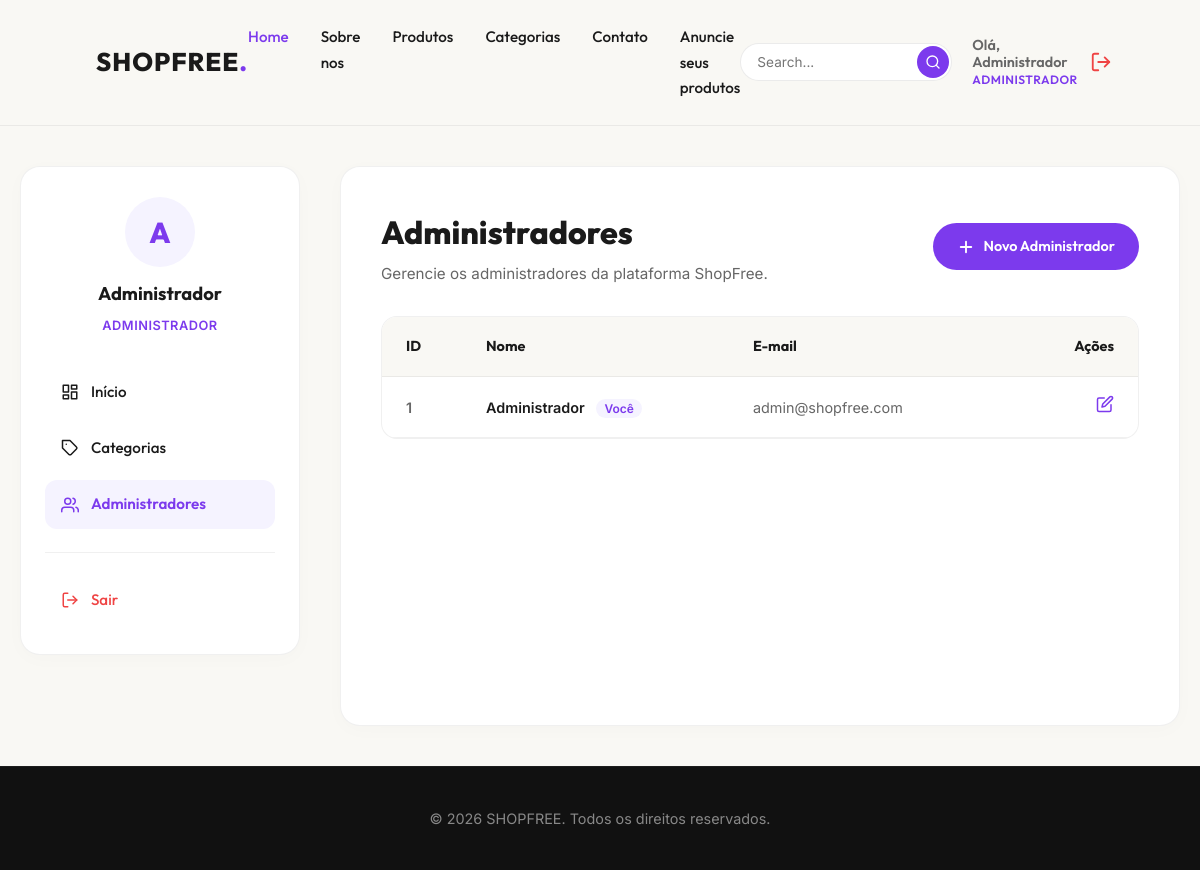
The page /admin/admins (signed in) on the database its author committed.
### tables this page shows
CREATE TABLE IF NOT EXISTS user (
    id INT AUTO_INCREMENT PRIMARY KEY,
    role_id INT NOT NULL,
    name VARCHAR(100) NOT NULL,
    email VARCHAR(150) NOT NULL UNIQUE,
    password VARCHAR(255) NOT NULL,
    created_at TIMESTAMP DEFAULT CURRENT_TIMESTAMP,
    updated_at TIMESTAMP DEFAULT CURRENT_TIMESTAMP ON UPDATE CURRENT_TIMESTAMP,
    CONSTRAINT fk_user_role
    FOREIGN KEY (role_id) REFERENCES role(id)
    ON DELETE RESTRICT
    ON UPDATE CASCADE
);

### app/Controllers/AdminController.php (called while the page is built, shortened)
<?php
class AdminController {
    private User $userModel;
    public function __construct() {
        $this->userModel = new User();
    }
    public function listAdmins(): void {
        $admins = $this->userModel->allAdmins();
        require_once __DIR__ . '/../Views/dashboard/admin/admins/index.php';
    }
}

### index.php (called while the page is built, shortened)
<?php
spl_autoload_register(function ($class) {
    $prefix = 'App\\';
    $base_dir = __DIR__ . '/app/';
    $len = strlen($prefix);
    $relative_class = substr($class, $len);
    $file = $base_dir . str_replace('\\', '/', $relative_class) . '.php';
});
$router = new Router();
$router->get('/', [HomeController::class, 'index']);
$router->get('/contact', [HomeController::class, 'contact']);
$router->get('/contato', [HomeController::class, 'contact']);
$router->get('/about', [HomeController::class, 'about']);
$router->get('/sobre', [HomeController::class, 'about']);
$router->get('/categories', [HomeController::class, 'categories']);
$router->get('/categorias', [HomeController::class, 'categories']);
$router->get('/products', [HomeController::class, 'products']);
$router->get('/produtos', [HomeController::class, 'products']);
$router->get('/login', [AuthController::class, 'showLoginForm']);
$router->post('/login', [AuthController::class, 'login']);
$router->get('/logout', [AuthController::class, 'logout']);
$router->get('/register', [AuthController::class, 'showRegisterForm']);
$router->post('/register', [AuthController::class, 'register']);
$router->get('/seller', [AuthController::class, 'showSellerRegisterForm']);
$router->post('/seller', [AuthController::class, 'registerSeller']);
$router->get('/forgot-password', [AuthController::class, 'showForgotPasswordForm']);
$router->post('/forgot-password', [AuthController::class, 'forgotPassword']);
$router->get('/reset-password', [AuthController::class, 'showResetPasswordForm']);
$router->post('/reset-password', [AuthController::class, 'resetPassword']);
$router->get('/dashboard', [DashboardController::class, 'index']);
$router->get('/admin/categories', [AdminController::class, 'listCategories']);
$router->get('/admin/categories/create', [AdminController::class, 'showCategoryCreate']);
$router->post('/admin/categories/create', [AdminController::class, 'createCategory']);
$router->get('/admin/categories/edit', [AdminController::class, 'showCategoryEdit']);
$router->post('/admin/categories/edit', [AdminController::class, 'updateCategory']);
$router->get('/admin/categories/delete', [AdminController::class, 'deleteCategory']);
$router->get('/admin/admins', [AdminController::class, 'listAdmins']);
$router->get('/admin/admins/create', [AdminController::class, 'showAdminCreate']);
$router->post('/admin/admins/create', [AdminController::class, 'createAdmin']);
$router->get('/admin/admins/edit', [AdminController::class, 'showAdminEdit']);
$router->post('/admin/admins/edit', [AdminController::class, 'updateAdmin']);
$router->get('/admin/admins/delete', [AdminController::class, 'deleteAdmin']);
$router->get('/seller/products', [ProductController::class, 'listProducts']);
$router->get('/seller/products/create', [ProductController::class, 'showProductCreate']);
$router->post('/seller/products/create', [ProductController::class, 'createProduct']);
$router->get('/seller/products/edit', [ProductController::class, 'showProductEdit']);
$router->post('/seller/products/edit', [ProductController::class, 'updateProduct']);
$router->get('/seller/products/delete', [ProductController::class, 'deleteProduct']);
$router->get('/dashboard/addresses', [AddressController::class, 'listAddresses']);
$router->get('/dashboard/addresses/create', [AddressController::class, 'showAddressCreate']);
$router->post('/dashboard/addresses/create', [AddressController::class, 'createAddress']);
$router->get('/dashboard/addresses/edit', [AddressController::class, 'showAddressEdit']);
$router->post('/dashboard/addresses/edit', [AddressController::class, 'updateAddress']);
$router->get('/dashboard/addresses/delete', [AddressController::class, 'deleteAddress']);
$router->resolve();

### app/Models/Database.php (called while the page is built, shortened)
<?php
class Database {
    private static ?PDO $instance = null;
    public static function getConnection(): PDO {
        if (self::$instance === null) {
            try {
                $dsn = "mysql:host=" . DB_HOST . ";dbname=" . DB_NAME . ";charset=" . DB_CHARSET;
                self::$instance = new PDO($dsn, DB_USER, DB_PASS, [
                    PDO::ATTR_ERRMODE => PDO::ERRMODE_EXCEPTION,
                    PDO::ATTR_DEFAULT_FETCH_MODE => PDO::FETCH_ASSOC,
                    PDO::ATTR_EMULATE_PREPARES => false,
                    PDO::MYSQL_ATTR_INIT_COMMAND => "SET NAMES utf8mb4"
                ]);
            } catch (PDOException $e) {
                die("Erro na conexão com o banco de dados: " . $e->getMessage());
            }
        }
        return self::$instance;
    }
}

### app/Models/User.php (called while the page is built, shortened)
<?php
class User {
    private PDO $db;
    public function __construct() {
        $this->db = Database::getConnection();
        $this->db->exec("
            CREATE TABLE IF NOT EXISTS password_resets (
                email VARCHAR(150) PRIMARY KEY,
                token VARCHAR(255) NOT NULL,
                expires_at DATETIME NOT NULL
            );
        ");
    }
    public function getAdminRoleId(): int {
        $stmt = $this->db->prepare("SELECT id FROM role WHERE name = 'admin' LIMIT 1");
        $stmt->execute();
        $role = $stmt->fetch();
        return $role ? (int)$role['id'] : 1;
    }
    public function allAdmins(): array {
        $adminRoleId = $this->getAdminRoleId();
        $stmt = $this->db->prepare("SELECT * FROM user WHERE role_id = :role_id ORDER BY name ASC");
        $stmt->execute(['role_id' => $adminRoleId]);
        return $stmt->fetchAll(PDO::FETCH_ASSOC);
    }
}

### app/Views/dashboard/admin/admins/index.php (the view, shortened to what this page needs)
<?php require_once __DIR__ . '/../../layout_header.php'; ?>
<div style="display: flex; justify-content: space-between; align-items: center; margin-bottom: 30px;">
    <div>
        <h1 style="font-family: var(--font-outfit); font-weight: 800; font-size: 2rem; color: var(--text-color); margin-bottom: 4px;">Administradores</h1>
        <p style="color: var(--text-muted); font-size: 0.95rem;">Gerencie os administradores da plataforma ShopFree.</p>
    </div>
    <a href="/admin/admins/create" style="display: inline-flex; align-items: center; gap: 8px; background-color: var(--accent-purple); color: #ffffff; text-decoration: none; padding: 12px 24px; border-radius: 30px; font-family: var(--font-outfit); font-weight: 600; font-size: 0.9rem; transition: background-color 0.25s ease; border: none; cursor: pointer;" onmouseover="this.style.backgroundColor='var(--accent-purple-hover)'" onmouseout="this.style.backgroundColor='var(--accent-purple)'">
        <svg viewBox="0 0 24 24" width="18" height="18" stroke="currentColor" stroke-width="2.5" fill="none" stroke-linecap="round" stroke-linejoin="round"><line x1="12" y1="5" x2="12" y2="19"></line><line x1="5" y1="12" x2="19" y2="12"></line></svg>
        Novo Administrador
    </a>
</div>
<div style="overflow-x: auto; background: #ffffff; border-radius: 16px; border: 1px solid var(--border-color);">
    <table style="width: 100%; border-collapse: collapse; text-align: left; font-size: 0.9rem;">
        <thead>
            <tr style="border-bottom: 1px solid var(--border-color); background: var(--bg-base);">
                <th style="padding: 18px 24px; font-family: var(--font-outfit); font-weight: 700; color: var(--text-color); width: 80px;">ID</th>
                <th style="padding: 18px 24px; font-family: var(--font-outfit); font-weight: 700; color: var(--text-color);">Nome</th>
                <th style="padding: 18px 24px; font-family: var(--font-outfit); font-weight: 700; color: var(--text-color);">E-mail</th>
                <th style="padding: 18px 24px; font-family: var(--font-outfit); font-weight: 700; color: var(--text-color); width: 150px; text-align: right;">Ações</th>
            </tr>
        </thead>
        <tbody>
            <?php foreach ($admins as $adm): ?>
                <tr style="border-bottom: 1px solid var(--border-color); transition: background-color 0.15s ease;" onmouseover="this.style.backgroundColor='rgba(0, 0, 0, 0.01)'" onmouseout="this.style.backgroundColor='transparent'">
                    <td style="padding: 18px 24px; color: var(--text-muted); font-weight: 600;"><?php echo $adm['id']; ?></td>
                    <td style="padding: 18px 24px; font-weight: 600; color: var(--text-color);">
                        <?php echo htmlspecialchars($adm['name']); ?>
                        <?php if ($adm['id'] == $_SESSION['user_id']): ?>
                            <span style="font-size: 0.75rem; background: var(--accent-purple-light); color: var(--accent-purple); padding: 2px 8px; border-radius: 12px; margin-left: 8px; font-weight: 600;">Você</span>
                        <?php endif; ?>
                    </td>
                    <td style="padding: 18px 24px; color: var(--text-muted);"><?php echo htmlspecialchars($adm['email']); ?></td>
                    <td style="padding: 18px 24px; text-align: right; display: flex; justify-content: flex-end; gap: 12px;">
                        <a href="/admin/admins/edit?id=<?php echo $adm['id']; ?>" style="color: var(--accent-purple); text-decoration: none; font-weight: 600; transition: color 0.2s;" onmouseover="this.style.color='var(--accent-purple-hover)'" onmouseout="this.style.color='var(--accent-purple)'" title="Editar">
                            <svg viewBox="0 0 24 24" width="18" height="18" stroke="currentColor" stroke-width="2" fill="none" stroke-linecap="round" stroke-linejoin="round"><path d="M11 4H4a2 2 0 0 0-2 2v14a2 2 0 0 0 2 2h14a2 2 0 0 0 2-2v-7"></path><path d="M18.5 2.5a2.121 2.121 0 1 1 3 3L12 15l-4 1 1-4 9.5-9.5z"></path></svg>
                        </a>
                    </td>
                </tr>
            <?php endforeach; ?>
        </tbody>
    </table>
</div>
<?php require_once __DIR__ . '/../../layout_footer.php'; ?>

### rows shown on the page
user: id "1", name "Administrador", shows "Você", email "admin@shopfree.com"

### other values the page prints
explode(' ', $_SESSION['user_name'])[0] "Administrador"
$_SESSION['role_name'] "ADMINISTRADOR"
substr($_SESSION['user_name'], 0, 1) "A"
$_SESSION['user_name'] "Administrador"
APP_NAME "SHOPFREE"
